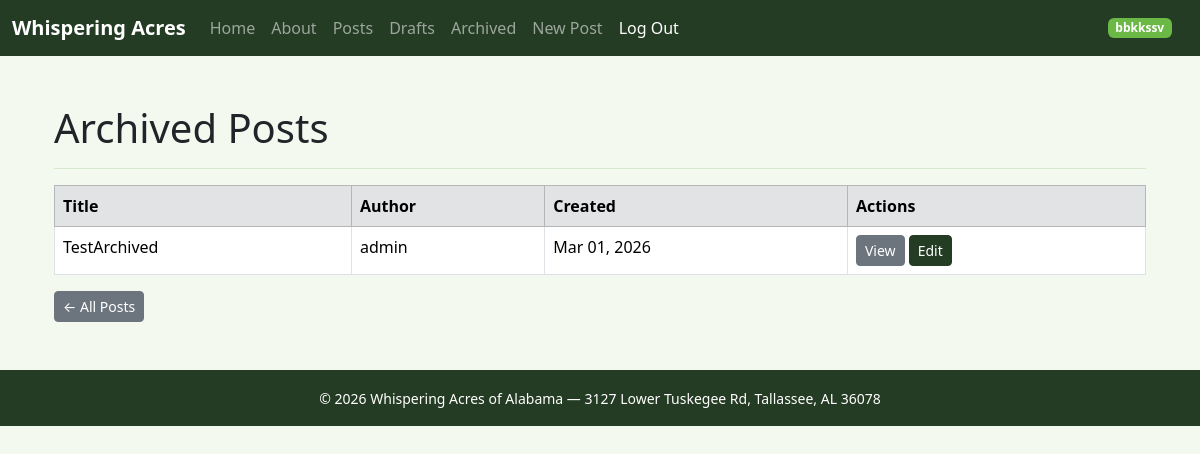
Screenshot of /posts/archived/ (signed in) with the database file from the repository.
### posts/models.py (models this page shows, shortened)
class Post(models.Model):
    title = models.CharField(max_length=128)
    sub_title = models.CharField(max_length=256)
    body = models.TextField()
    created_on = models.DateTimeField(auto_now_add=True)
    author = models.ForeignKey(User, on_delete=models.CASCADE)
    status = models.ForeignKey(Status, on_delete=models.DO_NOTHING)

### posts/views.py (the view)
# urls.py: path('archived/', PostArchivedListView.as_view(), name='post_archived'),
class PostArchivedListView(LoginRequiredMixin, ListView):
    model = Post
    template_name = 'posts/archived_list.html'
    context_object_name = 'posts'
    def get_queryset(self):
        return Post.objects.filter(status__name__iexact='archived')

### templates/posts/archived_list.html (shortened to what this page needs)
{% extends 'base.html' %}
{% block content %}
<div class="container mt-4">
    <h1>Archived Posts</h1>
    <hr>
    {% if posts %}
        <table class="table table-bordered table-hover">
            <thead class="table-secondary">
                <tr>
                    <th>Title</th>
                    <th>Author</th>
                    <th>Created</th>
                    <th>Actions</th>
                </tr>
            </thead>
            <tbody>
                {% for post in posts %}
                <tr>
                    <td>{{ post.title }}</td>
                    <td>{{ post.author }}</td>
                    <td>{{ post.created_on|date:"M d, Y" }}</td>
                    <td>
                        <a href="{% url 'post_detail' post.pk %}" class="btn btn-secondary btn-sm">View</a>
                        <a href="{% url 'post_edit' post.pk %}" class="btn btn-primary btn-sm">Edit</a>
                    </td>
                </tr>
                {% endfor %}
            </tbody>
        </table>
    {% else %}
        <div class="alert alert-secondary">No archived posts found.</div>
    {% endif %}
    <a href="{% url 'posts' %}" class="btn btn-secondary btn-sm">&larr; All Posts</a>
</div>
{% endblock %}

### templates/navbar.html (shortened to what this page needs)
<nav class="navbar navbar-expand-lg navbar-dark bg-dark">
    <div class="container-fluid">
        <a class="navbar-brand fw-bold" href="{% url 'home' %}">Whispering Acres</a>
        <div class="collapse navbar-collapse" id="navbarSupportedContent">
            <ul class="navbar-nav me-auto mb-2 mb-lg-0">
                <li class="nav-item">
                    <a class="nav-link" href="{% url 'homeTwo' %}">Home</a>
                </li>
                <li class="nav-item">
                    <a class="nav-link" href="{% url 'about' %}">About</a>
                </li>
                <li class="nav-item">
                    <a class="nav-link" href="{% url 'posts' %}">Posts</a>
                </li>
                {% if user.is_authenticated %}
                <li class="nav-item">
                    <a class="nav-link" href="{% url 'post_drafts' %}">Drafts</a>
                </li>
                <li class="nav-item">
                    <a class="nav-link" href="{% url 'post_archived' %}">Archived</a>
                </li>
                <li class="nav-item">
                    <a class="nav-link" href="{% url 'post_new' %}">New Post</a>
                </li>
                <li class="nav-item">
                    <form method="post" action="{% url 'logout' %}">
                        <input type="submit" class="nav-link btn btn-link text-white" value="Log Out">
                    </form>
                </li>
                {% endif %}
            </ul>
            {% if user.is_authenticated %}
            <span class="badge text-bg-success me-3">{{ user.username }}</span>
            {% endif %}
        </div>
    </div>
</nav>

### static/css/site.css (style rules this page uses)
:root { --wa-dark: #243b24; --wa-dark-hover: #1a2b1a; --wa-green: #6cb846; --wa-green-hover: #5aa038; --wa-light: #f4f9f0; --wa-border: #c5ddb5; }
body { background-color: var(--wa-light); }
.navbar.bg-dark { background-color: var(--wa-dark) !important; }
.btn-primary { background-color: var(--wa-dark) !important; border-color: var(--wa-dark) !important; color: #fff !important; }
.text-bg-success { background-color: var(--wa-green) !important; color: #fff !important; }
hr { border-color: var(--wa-border); opacity: 0.6; }

### rows the page displays
Post: title "TestArchived", author "admin", created_on "Mar 01, 2026"

### other values shown
{{ user.username }} "bbkkssv"
